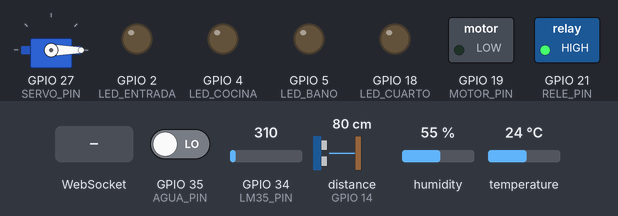
Recording of a sketch running on a simulated ESP32. On the bench: servo, switched loads named in the sketch (green lamp = pin HIGH), output pins drawn as LEDs (lit = HIGH). The test bench sets the inputs (shaded band); at power-on: GPIO 34 (LM35_PIN) = 310, GPIO 35 (AGUA_PIN) LOW, distance to the obstacle (sensor on GPIO 14) 80 cm, humidity 55 %, temperature 24 °C (analog values on the 0–4095 scale). The echo pulse lasts 58.3 µs per cm; WiFi joins after 1.5 s; servers stay silent unless stated; pins used as bus, display or sensor lines are not drawn; what the sketch prints to the serial monitor is not drawn.

Above: at 2.7 s.
2.8 s: WebSocket text "entrada:on" received
At 3.1 s:
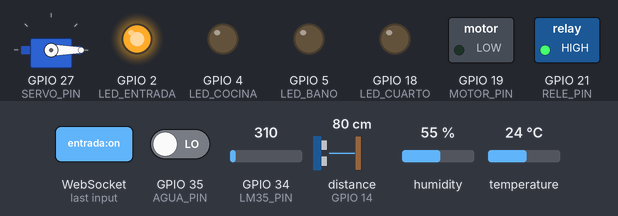
4.3 s: WebSocket text "cocina:on" received
At 5.4 s:
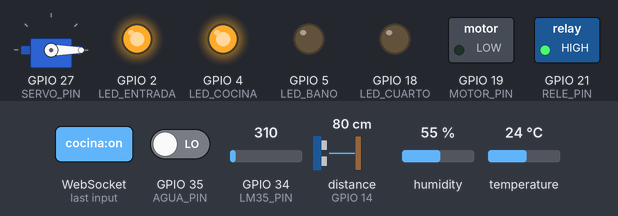
5.8 s: WebSocket text "entrada:off" received
At 6.6 s:
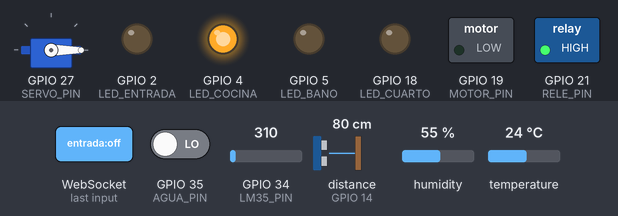
7.3 s: WebSocket text "bano:on" received
At 7.7 s:
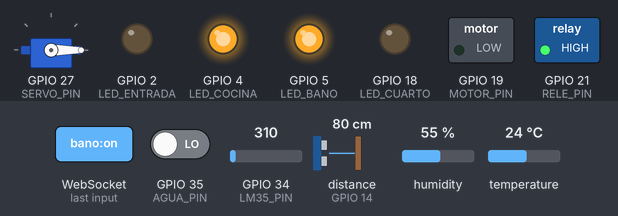
8.8 s: WebSocket text "cocina:off" received
At 10.0 s:
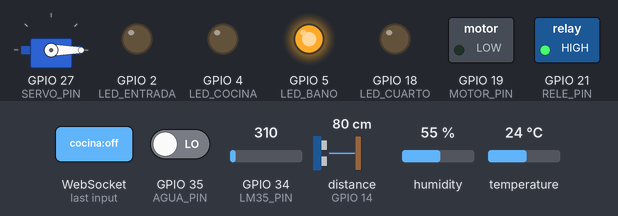
10.3 s: WebSocket text "cuarto:on" received
At 11.2 s:
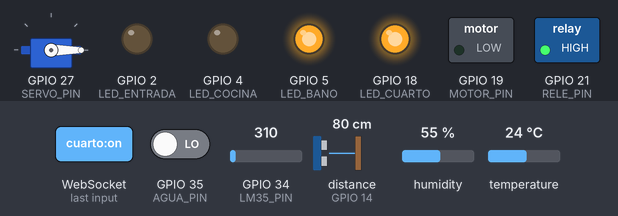
Timing chart, 0 to 12.8 s (numbered marks = the images above; inputs shaded):
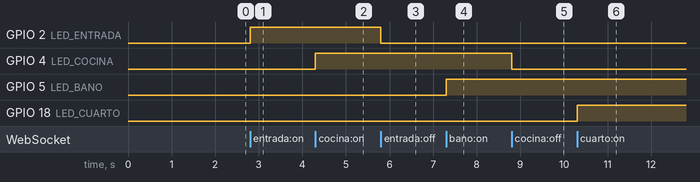

Measured:
- after the input at 2.8 s, GPIO 2 (LED_ENTRADA): LOW → HIGH at once
- after the input at 4.3 s, GPIO 4 (LED_COCINA): LOW → HIGH at once
- after the input at 5.8 s, GPIO 2 (LED_ENTRADA): HIGH → LOW at once
- after the input at 7.3 s, GPIO 5 (LED_BANO): LOW → HIGH at once
- after the input at 8.8 s, GPIO 4 (LED_COCINA): HIGH → LOW at once
- after the input at 10.3 s, GPIO 18 (LED_CUARTO): LOW → HIGH at once

The sketch:

ConexionRedAI.ino
```cpp
#include <WiFi.h>
#include <WebSocketsClient.h>
#include <DHT.h>
#include <ESP32Servo.h>
#include <math.h>

const char* ssid = "INFINITUMB38A";
const char* password = "cM89eEj6XV";

const char* host = "192.168.1.121";
const uint16_t port = 3000;
const char* wsPath = "/esp32";

#define LED_ENTRADA 2
#define LED_COCINA 4
#define LED_BANO 5
#define LED_CUARTO 18

#define DHT_PIN 15
#define LM35_PIN 34
#define AGUA_PIN 35

#define TRIG_PIN 12
#define ECHO_PIN 14

#define SERVO_PIN 27
#define MOTOR_PIN 19
#define RELE_PIN 21

WebSocketsClient webSocket;
DHT dht(DHT_PIN, DHT11);
Servo puerta;

bool wsConnected = false;
unsigned long lastSend = 0;
int puertaAngulo = 0;

float safeFloat(float value, float fallback = -1.0) {
  if (isnan(value) || isinf(value)) return fallback;
  return value;
}

float leerLM35() {
  const int muestras = 10;
  long suma = 0;
  for (int i = 0; i < muestras; i++) {
    suma += analogRead(LM35_PIN);
    delay(5);
  }
  float valorProm = suma / (float)muestras;
  float voltaje = valorProm * (3.3 / 4095.0);
  return safeFloat(voltaje * 100.0, -1.0);
}

int medirDistancia() {
  digitalWrite(TRIG_PIN, LOW);
  delayMicroseconds(2);
  digitalWrite(TRIG_PIN, HIGH);
  delayMicroseconds(10);
  digitalWrite(TRIG_PIN, LOW);
  long duracion = pulseIn(ECHO_PIN, HIGH, 30000);
  if (duracion <= 0) return 999;
  int distancia = duracion * 0.034 / 2;
  if (distancia <= 0) return 999;
  return distancia;
}

void aplicarComando(String msg) {
  msg.toLowerCase();
  if (msg == "entrada:on") digitalWrite(LED_ENTRADA, HIGH);
  else if (msg == "entrada:off") digitalWrite(LED_ENTRADA, LOW);
  else if (msg == "cocina:on") digitalWrite(LED_COCINA, HIGH);
  else if (msg == "cocina:off") digitalWrite(LED_COCINA, LOW);
  else if (msg == "bano:on") digitalWrite(LED_BANO, HIGH);
  else if (msg == "bano:off") digitalWrite(LED_BANO, LOW);
  else if (msg == "cuarto:on") digitalWrite(LED_CUARTO, HIGH);
  else if (msg == "cuarto:off") digitalWrite(LED_CUARTO, LOW);
  else if (msg == "ventilador:on") digitalWrite(MOTOR_PIN, HIGH);
  else if (msg == "ventilador:off") digitalWrite(MOTOR_PIN, LOW);
  else if (msg == "foco:on") digitalWrite(RELE_PIN, LOW);
  else if (msg == "foco:off") digitalWrite(RELE_PIN, HIGH);
  else if (msg == "puerta:abrir") { puertaAngulo = 90; puerta.write(puertaAngulo); }
  else if (msg == "puerta:cerrar") { puertaAngulo = 0; puerta.write(puertaAngulo); }
}

void webSocketEvent(WStype_t type, uint8_t * payload, size_t length) {
  switch(type) {
    case WStype_CONNECTED:
      wsConnected = true;
      webSocket.sendTXT("hello");
      break;
    case WStype_DISCONNECTED:
      wsConnected = false;
      break;
    case WStype_TEXT: {
      String msg = String((char*)payload);
      aplicarComando(msg);
      break;
    }
    default:
      break;
  }
}

void conectarWiFi() {
  WiFi.mode(WIFI_STA);
  WiFi.setAutoReconnect(true);
  WiFi.persistent(true);
  WiFi.begin(ssid, password);
  while (WiFi.status() != WL_CONNECTED) delay(500);
}

String buildStateJSON() {
  float tempDHT = safeFloat(dht.readTemperature(), -1.0);
  float hum = safeFloat(dht.readHumidity(), -1.0);
  float tempLM35 = safeFloat(leerLM35(), -1.0);
  int agua = digitalRead(AGUA_PIN);
  int distancia = medirDistancia();

  String state = "{";
  state += "\"type\":\"state\",";
  state += "\"entrada\":" + String(digitalRead(LED_ENTRADA));
  state += ",\"cocina\":" + String(digitalRead(LED_COCINA));
  state += ",\"bano\":" + String(digitalRead(LED_BANO));
  state += ",\"cuarto\":" + String(digitalRead(LED_CUARTO));
  state += ",\"ventilador\":" + String(digitalRead(MOTOR_PIN));
  state += ",\"foco\":" + String(digitalRead(RELE_PIN) == LOW ? 1 : 0);
  state += ",\"puerta\":" + String(puertaAngulo);
  state += ",\"tempDHT\":" + String(tempDHT, 2);
  state += ",\"humedad\":" + String(hum, 2);
  state += ",\"tempLM35\":" + String(tempLM35, 2);
  state += ",\"agua\":" + String(agua);
  state += ",\"distancia\":" + String(distancia);
  state += "}";

  return state;
}

void setup() {
  Serial.begin(115200);

  pinMode(LED_ENTRADA, OUTPUT);
  pinMode(LED_COCINA, OUTPUT);
  pinMode(LED_BANO, OUTPUT);
  pinMode(LED_CUARTO, OUTPUT);

  pinMode(MOTOR_PIN, OUTPUT);
  pinMode(RELE_PIN, OUTPUT);
  pinMode(AGUA_PIN, INPUT);

  pinMode(TRIG_PIN, OUTPUT);
  pinMode(ECHO_PIN, INPUT);

  analogReadResolution(12);

  puerta.attach(SERVO_PIN, 500, 2400);
  puertaAngulo = 0;
  puerta.write(puertaAngulo);

  digitalWrite(RELE_PIN, HIGH);
  digitalWrite(MOTOR_PIN, LOW);
  digitalWrite(LED_ENTRADA, LOW);
  digitalWrite(LED_COCINA, LOW);
  digitalWrite(LED_BANO, LOW);
  digitalWrite(LED_CUARTO, LOW);

  dht.begin();
  conectarWiFi();

  webSocket.begin(host, port, wsPath);
  webSocket.onEvent(webSocketEvent);
  webSocket.setReconnectInterval(3000);
}

void loop() {
  webSocket.loop();

  if (WiFi.status() != WL_CONNECTED) {
    wsConnected = false;
    return;
  }

  if (!wsConnected) return;

  if (millis() - lastSend >= 5000) {
    lastSend = millis();

    String payload = buildStateJSON();
    webSocket.sendTXT(payload);

    Serial.println("----- ESTADO -----");
    Serial.println(payload);
  }
}
```
